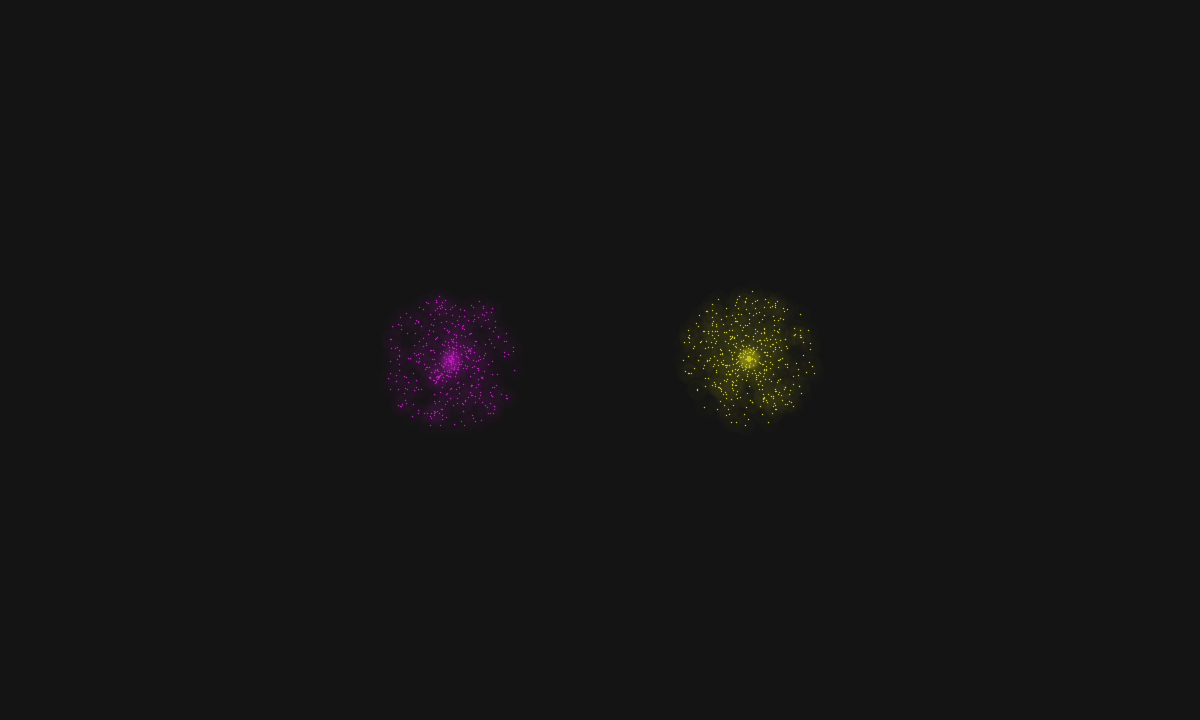
Frame 1 (no input)
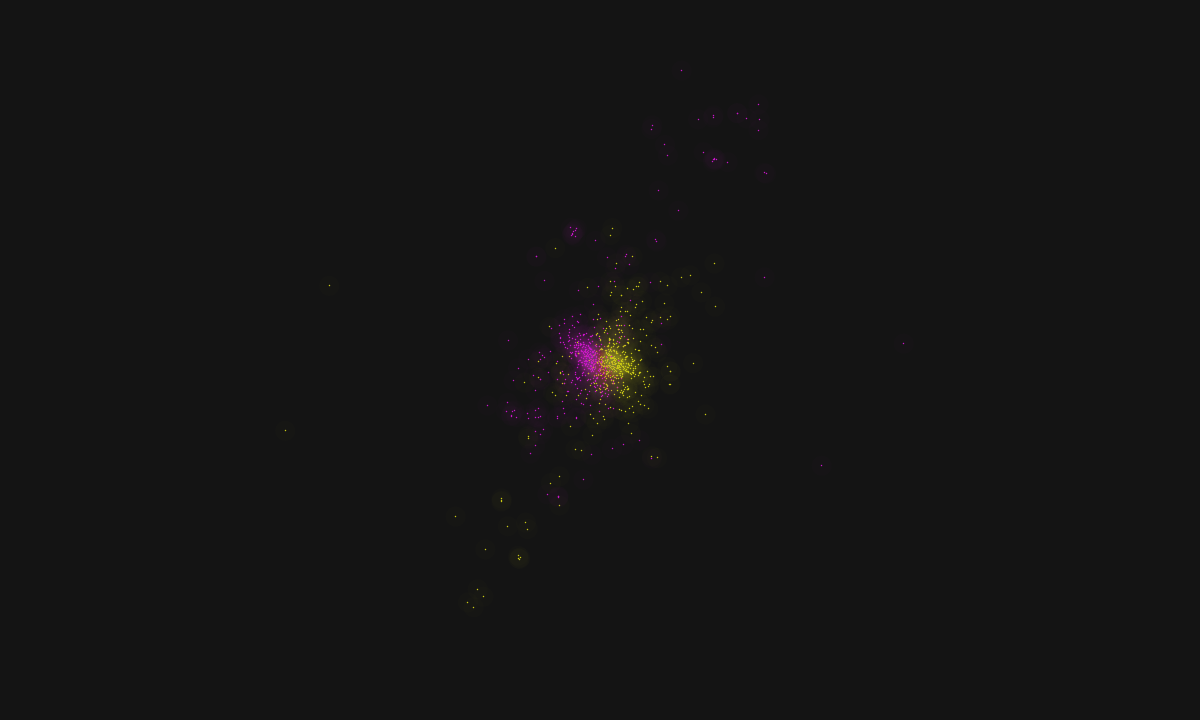
Frame 60 (the mouse pressed at the canvas centre just before this capture)
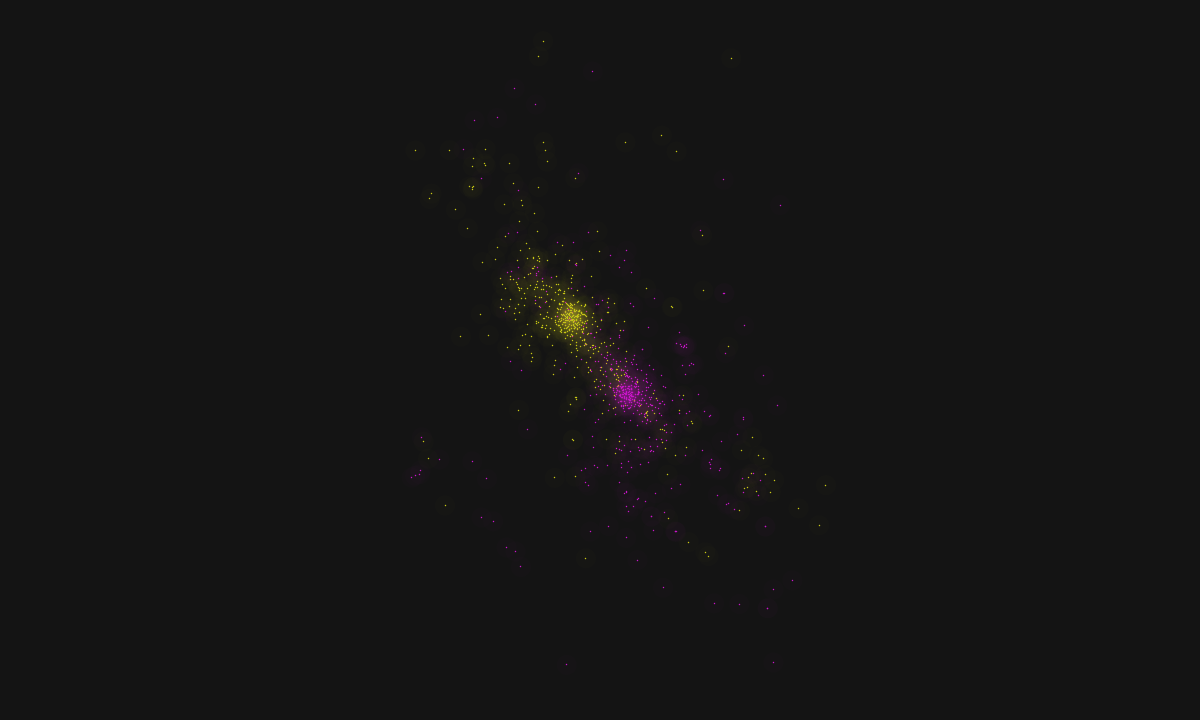
Frame 120 (the mouse held since frame 60 and released just before this capture)

The Processing sketch that drew these frames (run headless with seeded random() and noise(); from frame 60 on, the mouse is pressed at the canvas centre):

// Processing sketch: collision2
// ── collision2.pde
Star[] Stars;
PVector[] galp;
PVector[] galv;
color[] galcol, galcol2;
boolean paused = false;
int N = 1000;   // number of Stars
int obsize = 20;     // size of glow
float speed = 8;     // intial speed limit
float gravity = 0.3; // gravity strength coefficient
float gpower = 2.0;  // gravity power variable (range 1 - 2.5)
float galrad = 70;   // galaxy radius
float sep = 150;     // galaxy seperation
float gv = 1.8;      // galaxy vertical velocity
int trans = 3;       // glow transparency

void setup()
{
  translate(width/2, height/2);
  frameRate(25);
  size(1200, 720);
  background(20);
  galp = new PVector[2];
  smooth();
  galp[0] = new PVector(-sep,0);
  galp[1] = new PVector(sep,0);
  
  galv = new PVector[2];
  galv[0] = new PVector(0,gv);
  galv[1] = new PVector(0,-gv);
  
  galcol = new color[2];
  galcol2 = new color[2];
  
  galcol[0] = color(200,40,200,trans);
  galcol[1] = color(200,200,40,trans);
  galcol2[0] = color(200,20,200);
  galcol2[1] = color(200,200,20);
  
  Stars = new Star[N];
  for (int i=0; i<Stars.length; i++) 
      Stars[i] = new Star();
}

void draw()
{
  if(paused==false)
  {
    background(20);
    translate(width/2, height/2);
    noStroke();
    for (Star o:Stars)
      o.gravity();
      
   for (Star o:Stars) {
      o.move();
      fill(o.col);
      noStroke();
      ellipse(o.p.x, o.p.y, obsize, obsize);
      stroke(o.col2);
      strokeWeight(1.5);
      point(o.p.x, o.p.y);
    }
  }
}

class Star
{
  PVector p, v;
  color col, col2;
  int gal;

  Star()
  {
    gal = int(random(0., 2.));
    float rad = random(0, galrad);
    float ang = random(0., 360.);
    PVector gp = new PVector(cos(radians(ang))*rad, sin(radians(ang))*rad);
    p = new PVector(gp.x, gp.y);
    p.add(galp[gal]);
    float d = 0.008;
    v = new PVector(gp.y * d , gp.x * -d);
    v.mult(speed);
    v.add(galv[gal]);
    col = galcol[gal];
    col2 = galcol2[gal];
  }

  void gravity()
  {
    for (Star o:Stars)
    {
      if (o!=this)
      {
        PVector d = new PVector(p.x, p.y);
        d.sub(o.p);
        float power = constrain(d.mag(), 1, 10000);// prevent infinite gravity
        power = pow(power, -gpower); // inverse power function
        d.mult(power*-gravity);
        v.add(d);
      }
    }
  }

  void move()
  {
    p.add(v);
  }
}

void keyPressed()
{
  if (key=='p') 
      paused = !paused;
}
